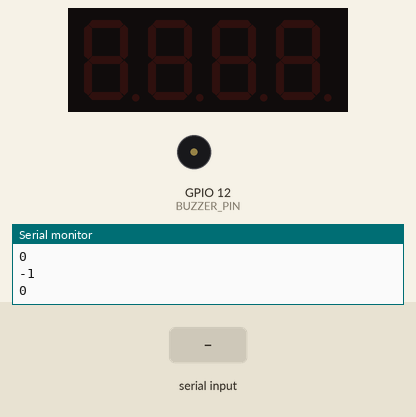
Bench run of a sketch on a simulated ESP32. Parts: 4-digit seven-segment display, buzzer (waves = sounding, pin HIGH), the last lines printed to the serial monitor. Wiring (inferred from the names in the program): 4-digit 7-segment display, segments lit when LOW: segments GPIO 18, GPIO 17, GPIO 2, GPIO 4, GPIO 16, GPIO 5, GPIO 15; digit selects GPIO 23, GPIO 22, GPIO 21, GPIO 19. The test bench sets the inputs (shaded band). Nothing arrives over Bluetooth unless stated; the segment pins are drawn as the display they are named for; pins used as bus, display or sensor lines are not drawn.

Above: at 2.2 s.
2.3 s: "1\n" received over the second serial link
At 3.1 s:
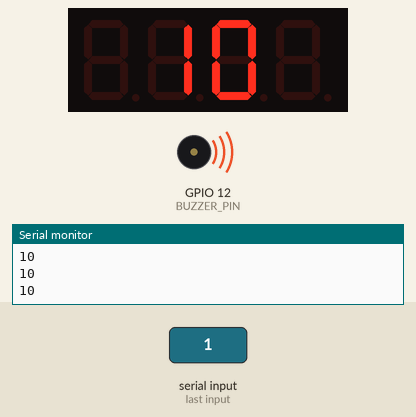
5.3 s: "2\n" received over the second serial link
At 7.1 s:
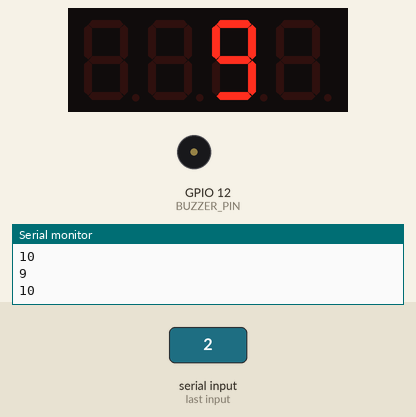
8.3 s: "0\n" received over the second serial link
At 15.1 s:
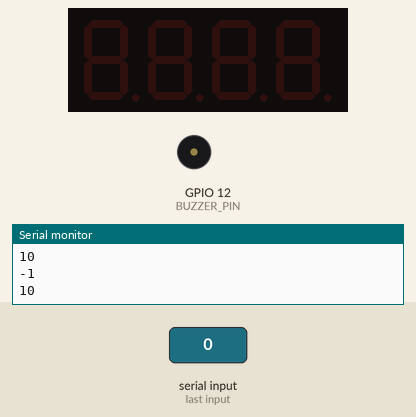
Timing chart, 0 to 16.6 s (numbered marks = the images above; inputs shaded):
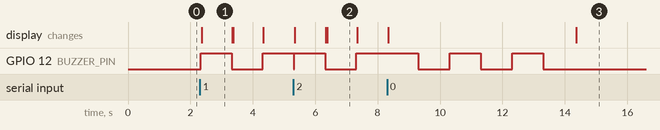

Measured:
- after the input at 2.3 s, GPIO 12 (BUZZER_PIN): LOW → HIGH at once, → LOW 1.0 s later, → HIGH 0.99 s later; the display: changes after 0.06 s (image 1)
- what the display in image 1 shows lasts 0.9 s, from 2.4 s to 3.3 s

The sketch:

ArcheryTimerv3_MASTER.ino
```cpp
#include "BluetoothSerial.h"
#include <WiFi.h>
#include <esp_now.h>
/* COMANDOS RECIBIDOS*/

/*1---160*/
/*2---120*/
/*3---90*/
/*4---30*/
/*5---  */
/*6---  */
/*7---  */
/*8---LOOP*/
/*9---INICIAR*/
/*0---DETENER*/
/* configuración comunicación RF MASTER*/
uint8_t broadcastAddress[] = { 0xFF, 0xFF, 0xFF, 0xFF, 0xFF, 0xFF };

typedef struct {
  uint8_t comando;
} mensaje_t;

mensaje_t mensajeS;
/*configuración bluethoot*/

BluetoothSerial SerialBT;

int digit[] = { 23, 22, 21, 19 };
int segments[] = { 18, 17, 2, 4, 16, 5, 15 };  //a,b,c,d,e,f,g


// --- Variables ---
const int numPins = sizeof(digit) / sizeof(digit[0]);
const int numSegments = sizeof(segments) / sizeof(segments[0]);
int timesSetup[] = { 0, 160, 120, 90, 30, 10 };
int t0, t1, tf;
int cont = -1;
String mensaje;
bool play = false;
bool inicia = false;
//int timeSelect;
int section = 0;
int ts;

const int BUZZER_PIN = 12;

void setup() {
  Serial.begin(115200);
  delay(1000);
  SerialBT.begin("J_ArcheryTimer");
  /*configuaración wifi master*/
  WiFi.mode(WIFI_STA);

  if (esp_now_init() != ESP_OK) {
    //Serial.println("Error inicializando ESP-NOW");
    return;
  }

  esp_now_peer_info_t peerInfo = {};
  memcpy(peerInfo.peer_addr, broadcastAddress, 6);
  peerInfo.channel = 0;
  peerInfo.encrypt = false;

  esp_now_add_peer(&peerInfo);

  //Serial.println("Control remoto listo");

  // Configurar pines digitales como salidas
  for (int i = 0; i < numPins; i++) {
    pinMode(digit[i], OUTPUT);
    digitalWrite(digit[i], LOW);
  }
  pinMode(BUZZER_PIN, OUTPUT);
  digitalWrite(BUZZER_PIN, LOW);
  for (int i = 0; i < numSegments; i++) {
    pinMode(segments[i], OUTPUT);
    digitalWrite(segments[i], HIGH);
  }
  t0 = millis();
}

void loop() {
  controlBuzzer();
  if (play == false && inicia == true) {
    play = true;
    t0 = millis();
    cont = timesSetup[5];
    ts = cont;

  } else if (play == true && inicia == true) {
    t1 = millis();
    tf = t1 - t0;
    if (tf > 985) {
      cont--;
      t0 = millis();
      if (cont < 0 && inicia == true) {
        inicia == false;
        if (mensaje == "1") {
          cont = timesSetup[1];
        } else if (mensaje == "2") {
          cont = timesSetup[2];
        } else if (mensaje == "3") {
          cont = timesSetup[3];
        } else if (mensaje == "4") {
          cont = timesSetup[4];
        }
        ts = cont;
        mensaje = "";
      } else if (cont < 0 && inicia == true) {
        _Stop();
      }
    }
  }
  displayNumber(cont);
  leerBT();
}

void displayNumber(int num) {
  int centenas = int(num / 100);
  int decenas = int((num - centenas * 100) / 10);
  int unidades = num - centenas * 100 - decenas * 10;

  displayNumbers(2, unidades);//3
  delay(5);
  if (num >= 10) displayNumbers(1, decenas);//2
  delay(5);
  if (num >= 100) displayNumbers(0, centenas);//1
  delay(5);
}
void displayNumbers(int d, int n) {
  switch (d) {
    case 0:
      digitalWrite(digit[0], HIGH);
      digitalWrite(digit[1], LOW);
      digitalWrite(digit[2], LOW);
      digitalWrite(digit[3], LOW);
      break;
    case 1:
      digitalWrite(digit[0], LOW);
      digitalWrite(digit[1], HIGH);
      digitalWrite(digit[2], LOW);
      digitalWrite(digit[3], LOW);
      break;
    case 2:
      digitalWrite(digit[0], LOW);
      digitalWrite(digit[1], LOW);
      digitalWrite(digit[2], HIGH);
      digitalWrite(digit[3], LOW);
      break;
    case 3:
      digitalWrite(digit[0], LOW);
      digitalWrite(digit[1], LOW);
      digitalWrite(digit[2], LOW);
      digitalWrite(digit[3], HIGH);
      break;
    default:
      digitalWrite(digit[0], LOW);
      digitalWrite(digit[1], LOW);
      digitalWrite(digit[2], LOW);
      digitalWrite(digit[3], LOW);
      break;
  }
  number(n);
}
void number(int n) {
  for (int i = 0; i < numSegments; i++) {
    digitalWrite(segments[i], HIGH);
  }
  switch (n) {
    case 0:
      digitalWrite(segments[0], LOW);
      digitalWrite(segments[1], LOW);
      digitalWrite(segments[2], LOW);
      digitalWrite(segments[3], LOW);
      digitalWrite(segments[4], LOW);
      digitalWrite(segments[5], LOW);
      digitalWrite(segments[6], HIGH);
      break;
    case 1:
      digitalWrite(segments[0], HIGH);
      digitalWrite(segments[1], LOW);
      digitalWrite(segments[2], LOW);
      digitalWrite(segments[3], HIGH);
      digitalWrite(segments[4], HIGH);
      digitalWrite(segments[5], HIGH);
      digitalWrite(segments[6], HIGH);
      break;
    case 2:
      digitalWrite(segments[0], LOW);
      digitalWrite(segments[1], LOW);
      digitalWrite(segments[2], HIGH);
      digitalWrite(segments[3], LOW);
      digitalWrite(segments[4], LOW);
      digitalWrite(segments[5], HIGH);
      digitalWrite(segments[6], LOW);
      break;
    case 3:
      digitalWrite(segments[0], LOW);
      digitalWrite(segments[1], LOW);
      digitalWrite(segments[2], LOW);
      digitalWrite(segments[3], LOW);
      digitalWrite(segments[4], HIGH);
      digitalWrite(segments[5], HIGH);
      digitalWrite(segments[6], LOW);
      break;
    case 4:
      digitalWrite(segments[0], HIGH);
      digitalWrite(segments[1], LOW);
      digitalWrite(segments[2], LOW);
      digitalWrite(segments[3], HIGH);
      digitalWrite(segments[4], HIGH);
      digitalWrite(segments[5], LOW);
      digitalWrite(segments[6], LOW);
      break;
    case 5:
      digitalWrite(segments[0], LOW);
      digitalWrite(segments[1], HIGH);
      digitalWrite(segments[2], LOW);
      digitalWrite(segments[3], LOW);
      digitalWrite(segments[4], HIGH);
      digitalWrite(segments[5], LOW);
      digitalWrite(segments[6], LOW);
      break;
    case 6:
      digitalWrite(segments[0], LOW);
      digitalWrite(segments[1], HIGH);
      digitalWrite(segments[2], LOW);
      digitalWrite(segments[3], LOW);
      digitalWrite(segments[4], LOW);
      digitalWrite(segments[5], LOW);
      digitalWrite(segments[6], LOW);
      break;
    case 7:
      digitalWrite(segments[0], LOW);
      digitalWrite(segments[1], LOW);
      digitalWrite(segments[2], LOW);
      digitalWrite(segments[3], HIGH);
      digitalWrite(segments[4], HIGH);
      digitalWrite(segments[5], HIGH);
      digitalWrite(segments[6], HIGH);
      break;
    case 8:
      digitalWrite(segments[0], LOW);
      digitalWrite(segments[1], LOW);
      digitalWrite(segments[2], LOW);
      digitalWrite(segments[3], LOW);
      digitalWrite(segments[4], LOW);
      digitalWrite(segments[5], LOW);
      digitalWrite(segments[6], LOW);
      break;
    case 9:
      digitalWrite(segments[0], LOW);
      digitalWrite(segments[1], LOW);
      digitalWrite(segments[2], LOW);
      digitalWrite(segments[3], LOW);
      digitalWrite(segments[4], HIGH);
      digitalWrite(segments[5], LOW);
      digitalWrite(segments[6], LOW);
      break;
  }
}
void leerBT() {
  if (SerialBT.available()) {
    String comando = SerialBT.readStringUntil('\n');
    mensaje = comando;
    //timeSelect = comando.toInt();
    comando.trim();

    if (comando == "1") {
      SEND_WIFI(1);
      _Start();
    } else if (comando == "2") {
      SEND_WIFI(2);
      _Start();
    } else if (comando == "3") {
      SEND_WIFI(3);
      _Start();
    } else if (comando == "4") {
      SEND_WIFI(4);
      _Start();
    } else if (comando == "5") {
      SEND_WIFI(5);
    } else if (comando == "6") {
      SEND_WIFI(6);
    } else if (comando == "7") {
      SEND_WIFI(7);
    } else if (comando == "8") {
      SEND_WIFI(8);
    } else if (comando == "9") {
      SEND_WIFI(9);
      _Start();
    } else if (comando == "0") {
      SEND_WIFI(0);
      _Stop();

    } else {
      int valor = comando.toInt();
    }
  }
}

void _Start() {
  inicia = true;
  play = false;
}
void _Stop() {
  cont = -1;
  inicia = false;
  play = false;
  for(int i=0;i<3;i++){
      digitalWrite(BUZZER_PIN, HIGH);
      delay(1000);
      digitalWrite(BUZZER_PIN, LOW);
      delay(1000);
  }
}

void controlBuzzer() {
  Serial.println(cont);
  Serial.println(ts);
  if (ts == 10 && cont == 10) {
    digitalWrite(BUZZER_PIN, HIGH);
  } else if (ts == 10 && cont == 9) {
    digitalWrite(BUZZER_PIN, LOW);
  } else if (ts == 10 && cont == 8) {
    digitalWrite(BUZZER_PIN, HIGH);
  } else if (ts == 10 && cont == 7) {
    digitalWrite(BUZZER_PIN, LOW);
  }
  if (ts > 10 && cont == timesSetup[1]) {
    digitalWrite(BUZZER_PIN, HIGH);
  } else if (ts > 10 && cont == timesSetup[1] - 1) {
    digitalWrite(BUZZER_PIN, LOW);
  }
  if (ts > 10 && cont == timesSetup[2]) {
    digitalWrite(BUZZER_PIN, HIGH);
  } else if (ts > 10 && cont == timesSetup[2] - 1) {
    digitalWrite(BUZZER_PIN, LOW);
  }
  if (ts > 10 && cont == timesSetup[3]) {
    digitalWrite(BUZZER_PIN, HIGH);
  } else if (ts > 10 && cont == timesSetup[3] - 1) {
    digitalWrite(BUZZER_PIN, LOW);
  }
  if (ts > 10 && cont == timesSetup[4]) {
    digitalWrite(BUZZER_PIN, HIGH);
  } else if (ts > 10 && cont == timesSetup[4] - 1) {
    digitalWrite(BUZZER_PIN, LOW);
  }

  if (cont == 0) {
    digitalWrite(BUZZER_PIN, HIGH);
  } else if (cont == -1) {
    digitalWrite(BUZZER_PIN, LOW);
  } else if (cont == -2) {
    digitalWrite(BUZZER_PIN, HIGH);
  } else if (cont == -3) {
    digitalWrite(BUZZER_PIN, LOW);
  } else if (cont == -4) {
    digitalWrite(BUZZER_PIN, HIGH);
  } else if (cont == -5) {
    digitalWrite(BUZZER_PIN, LOW);
  }
}

void SEND_WIFI(int comand) {
  mensajeS.comando = comand;
  esp_now_send(broadcastAddress, (uint8_t*)&mensajeS, sizeof(mensajeS));
  //Serial.println("Comando Enviado");
}
```
